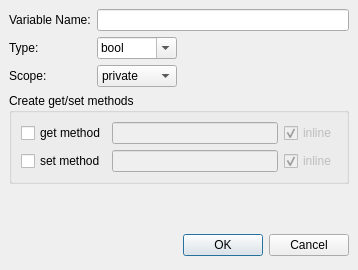
<ui version="4.0" >
 <class>AddNewClassVariable</class>
 <widget class="QDialog" name="AddNewClassVariable" >
  <property name="geometry" >
   <rect>
    <x>0</x>
    <y>0</y>
    <width>358</width>
    <height>270</height>
   </rect>
  </property>
  <property name="windowTitle" >
   <string>Add New Variable</string>
  </property>
  <layout class="QGridLayout" >
   <property name="margin" >
    <number>9</number>
   </property>
   <property name="spacing" >
    <number>6</number>
   </property>
   <item row="1" column="0" >
    <widget class="QGroupBox" name="groupBox" >
     <property name="title" >
      <string>Create get/set methods</string>
     </property>
     <property name="checkable" >
      <bool>false</bool>
     </property>
     <layout class="QGridLayout" >
      <property name="margin" >
       <number>9</number>
      </property>
      <property name="spacing" >
       <number>6</number>
      </property>
      <item row="1" column="2" >
       <widget class="QCheckBox" name="setInline" >
        <property name="enabled" >
         <bool>false</bool>
        </property>
        <property name="text" >
         <string>inline</string>
        </property>
        <property name="checked" >
         <bool>true</bool>
        </property>
       </widget>
      </item>
      <item row="0" column="2" >
       <widget class="QCheckBox" name="getInline" >
        <property name="enabled" >
         <bool>false</bool>
        </property>
        <property name="text" >
         <string>inline</string>
        </property>
        <property name="checked" >
         <bool>true</bool>
        </property>
       </widget>
      </item>
      <item row="1" column="1" >
       <widget class="QLineEdit" name="setName" >
        <property name="enabled" >
         <bool>false</bool>
        </property>
       </widget>
      </item>
      <item row="1" column="0" >
       <widget class="QCheckBox" name="set" >
        <property name="text" >
         <string>set method</string>
        </property>
       </widget>
      </item>
      <item row="0" column="1" >
       <widget class="QLineEdit" name="getName" >
        <property name="enabled" >
         <bool>false</bool>
        </property>
       </widget>
      </item>
      <item row="0" column="0" >
       <widget class="QCheckBox" name="get" >
        <property name="text" >
         <string>get method</string>
        </property>
       </widget>
      </item>
     </layout>
    </widget>
   </item>
   <item row="2" column="0" >
    <spacer>
     <property name="orientation" >
      <enum>Qt::Vertical</enum>
     </property>
     <property name="sizeHint" >
      <size>
       <width>340</width>
       <height>20</height>
      </size>
     </property>
    </spacer>
   </item>
   <item row="3" column="0" >
    <layout class="QHBoxLayout" >
     <property name="margin" >
      <number>0</number>
     </property>
     <property name="spacing" >
      <number>6</number>
     </property>
     <item>
      <spacer>
       <property name="orientation" >
        <enum>Qt::Horizontal</enum>
       </property>
       <property name="sizeHint" >
        <size>
         <width>131</width>
         <height>31</height>
        </size>
       </property>
      </spacer>
     </item>
     <item>
      <widget class="QPushButton" name="okButton" >
       <property name="text" >
        <string>OK</string>
       </property>
      </widget>
     </item>
     <item>
      <widget class="QPushButton" name="cancelButton" >
       <property name="text" >
        <string>Cancel</string>
       </property>
      </widget>
     </item>
    </layout>
   </item>
   <item row="0" column="0" >
    <layout class="QHBoxLayout" >
     <property name="margin" >
      <number>0</number>
     </property>
     <property name="spacing" >
      <number>6</number>
     </property>
     <item>
      <layout class="QVBoxLayout" >
       <property name="margin" >
        <number>0</number>
       </property>
       <property name="spacing" >
        <number>6</number>
       </property>
       <item>
        <widget class="QLabel" name="label" >
         <property name="text" >
          <string>Variable Name:</string>
         </property>
        </widget>
       </item>
       <item>
        <widget class="QLabel" name="label_9" >
         <property name="text" >
          <string>Type:</string>
         </property>
        </widget>
       </item>
       <item>
        <widget class="QLabel" name="label_8" >
         <property name="text" >
          <string>Scope:</string>
         </property>
        </widget>
       </item>
      </layout>
     </item>
     <item>
      <layout class="QVBoxLayout" >
       <property name="margin" >
        <number>0</number>
       </property>
       <property name="spacing" >
        <number>6</number>
       </property>
       <item>
        <widget class="QLineEdit" name="variableName" />
       </item>
       <item>
        <layout class="QHBoxLayout" >
         <property name="margin" >
          <number>0</number>
         </property>
         <property name="spacing" >
          <number>6</number>
         </property>
         <item>
          <widget class="QComboBox" name="type" >
           <property name="editable" >
            <bool>true</bool>
           </property>
           <item>
            <property name="text" >
             <string>bool</string>
            </property>
           </item>
           <item>
            <property name="text" >
             <string>char</string>
            </property>
           </item>
           <item>
            <property name="text" >
             <string>short</string>
            </property>
           </item>
           <item>
            <property name="text" >
             <string>long</string>
            </property>
           </item>
           <item>
            <property name="text" >
             <string>int</string>
            </property>
           </item>
           <item>
            <property name="text" >
             <string>signed</string>
            </property>
           </item>
           <item>
            <property name="text" >
             <string>unsigned</string>
            </property>
           </item>
           <item>
            <property name="text" >
             <string>float</string>
            </property>
           </item>
           <item>
            <property name="text" >
             <string>double</string>
            </property>
           </item>
           <item>
            <property name="text" >
             <string>QString</string>
            </property>
           </item>
           <item>
            <property name="text" >
             <string>void</string>
            </property>
           </item>
          </widget>
         </item>
         <item>
          <spacer>
           <property name="orientation" >
            <enum>Qt::Horizontal</enum>
           </property>
           <property name="sizeHint" >
            <size>
             <width>40</width>
             <height>20</height>
            </size>
           </property>
          </spacer>
         </item>
        </layout>
       </item>
       <item>
        <layout class="QHBoxLayout" >
         <property name="margin" >
          <number>0</number>
         </property>
         <property name="spacing" >
          <number>6</number>
         </property>
         <item>
          <widget class="QComboBox" name="scope" >
           <property name="enabled" >
            <bool>true</bool>
           </property>
           <property name="editable" >
            <bool>false</bool>
           </property>
           <item>
            <property name="text" >
             <string>private</string>
            </property>
           </item>
           <item>
            <property name="text" >
             <string>protected</string>
            </property>
           </item>
           <item>
            <property name="text" >
             <string>public</string>
            </property>
           </item>
          </widget>
         </item>
         <item>
          <spacer>
           <property name="orientation" >
            <enum>Qt::Horizontal</enum>
           </property>
           <property name="sizeHint" >
            <size>
             <width>40</width>
             <height>20</height>
            </size>
           </property>
          </spacer>
         </item>
        </layout>
       </item>
      </layout>
     </item>
    </layout>
   </item>
  </layout>
 </widget>
 <tabstops>
  <tabstop>variableName</tabstop>
  <tabstop>type</tabstop>
  <tabstop>scope</tabstop>
  <tabstop>get</tabstop>
  <tabstop>getName</tabstop>
  <tabstop>getInline</tabstop>
  <tabstop>set</tabstop>
  <tabstop>setName</tabstop>
  <tabstop>setInline</tabstop>
  <tabstop>okButton</tabstop>
  <tabstop>cancelButton</tabstop>
 </tabstops>
 <resources/>
 <connections>
  <connection>
   <sender>cancelButton</sender>
   <signal>clicked()</signal>
   <receiver>AddNewClassVariable</receiver>
   <slot>reject()</slot>
   <hints>
    <hint type="sourcelabel" >
     <x>347</x>
     <y>257</y>
    </hint>
    <hint type="destinationlabel" >
     <x>325</x>
     <y>123</y>
    </hint>
   </hints>
  </connection>
  <connection>
   <sender>get</sender>
   <signal>toggled(bool)</signal>
   <receiver>getName</receiver>
   <slot>setEnabled(bool)</slot>
   <hints>
    <hint type="sourcelabel" >
     <x>65</x>
     <y>147</y>
    </hint>
    <hint type="destinationlabel" >
     <x>148</x>
     <y>149</y>
    </hint>
   </hints>
  </connection>
  <connection>
   <sender>get</sender>
   <signal>toggled(bool)</signal>
   <receiver>getInline</receiver>
   <slot>setEnabled(bool)</slot>
   <hints>
    <hint type="sourcelabel" >
     <x>77</x>
     <y>135</y>
    </hint>
    <hint type="destinationlabel" >
     <x>293</x>
     <y>149</y>
    </hint>
   </hints>
  </connection>
  <connection>
   <sender>set</sender>
   <signal>toggled(bool)</signal>
   <receiver>setName</receiver>
   <slot>setEnabled(bool)</slot>
   <hints>
    <hint type="sourcelabel" >
     <x>80</x>
     <y>175</y>
    </hint>
    <hint type="destinationlabel" >
     <x>145</x>
     <y>175</y>
    </hint>
   </hints>
  </connection>
  <connection>
   <sender>set</sender>
   <signal>toggled(bool)</signal>
   <receiver>setInline</receiver>
   <slot>setEnabled(bool)</slot>
   <hints>
    <hint type="sourcelabel" >
     <x>23</x>
     <y>174</y>
    </hint>
    <hint type="destinationlabel" >
     <x>315</x>
     <y>178</y>
    </hint>
   </hints>
  </connection>
 </connections>
</ui>
